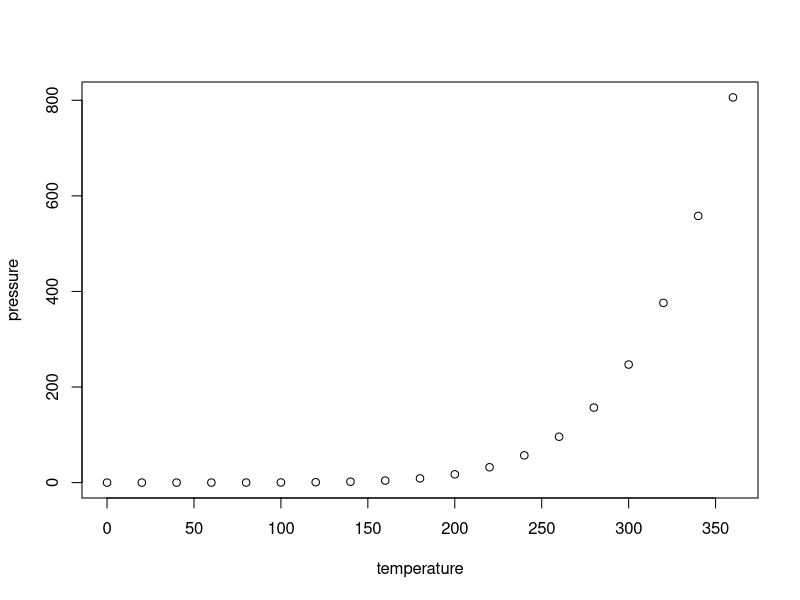
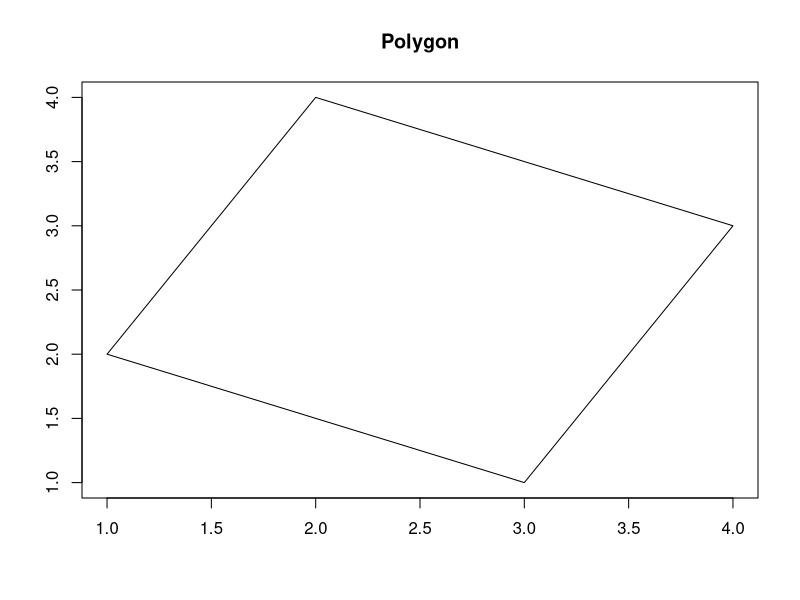
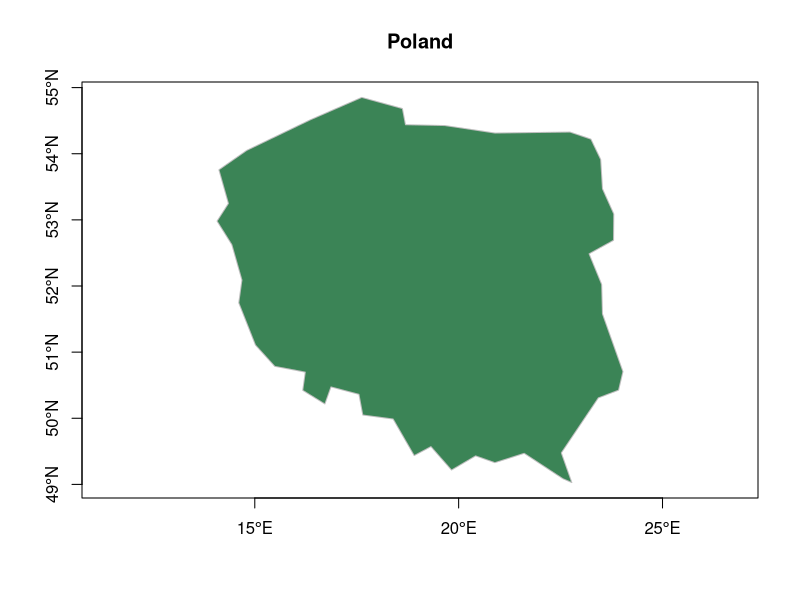

The R source for these figures, in order:
## ---- chunk 1
options(htmltools.dir.version = FALSE)
knitr::opts_chunk$set(warning = FALSE, 
                      message = FALSE, 
                      fig.align = "center", 
                      dpi = 100,
                      fig.height = 4.5)
## ---- chunk 2
summary(cars)
## ---- chunk 3
plot(pressure)
## ---- chunk 4
plot(x = c(1, 2, 4, 3, 1), y = c(2, 4, 3, 1, 2),
     ylab = "", xlab = "",
     main = "Polygon", type = "l")
## ---- chunk 5
library(rnaturalearth)
library(sf)
library(dplyr)
poland_df <- ne_countries(type = 'countries', scale = 'small', returnclass = "sf") %>%
  filter(name == "Poland")
plot(poland_df$geometry, col = rgb(59, 132,86, maxColorValue = 255), border = 'grey', 
     axes = TRUE, main = "Poland")
